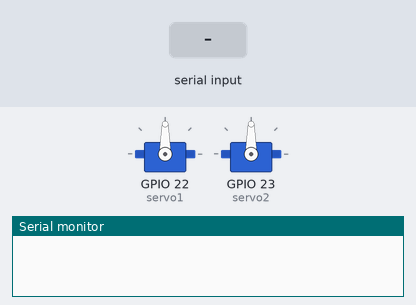
The sketch below on a simulated ESP32. Parts: 2 × servo, the last lines printed to the serial monitor. The test bench sets the inputs (shaded band).

Above: at 1.2 s.
1.3 s: "90,45\n" received over Serial
At 2.5 s:
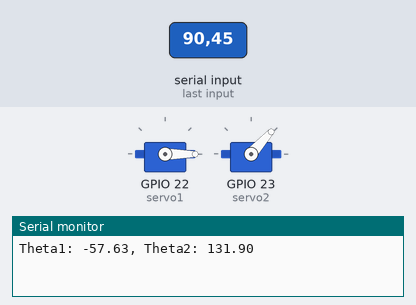
2.8 s: "30,150\n" received over Serial
At 4.6 s:
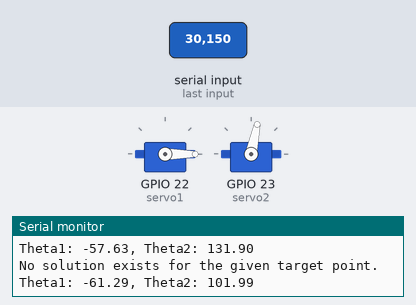
5.3 s: "200\n" received over Serial
At 7.5 s:
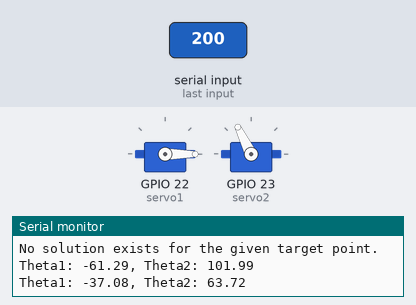
7.8 s: "1,90,45\n" received over Serial
At 9.6 s:
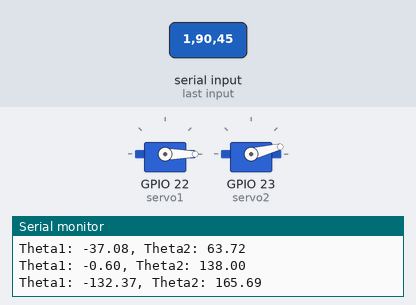
10.3 s: "90\n" received over Serial
At 12.7 s:
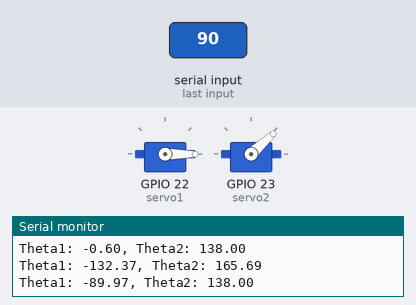
Timing chart, 0 to 13.8 s (numbered marks = the images above; inputs shaded):
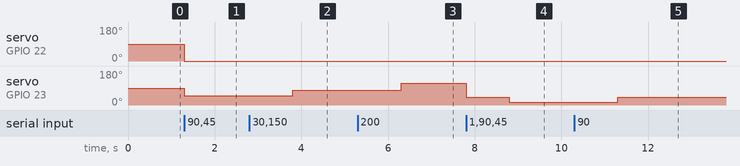

Measured:
- after the input at 1.3 s, servo on GPIO 22 (servo1): 90° → 0° at once; servo on GPIO 23 (servo2): 90° → 48° at once
- after the input at 2.8 s, servo on GPIO 23 (servo2): 48° → 78° after 1.0 s
- after the input at 5.3 s, servo on GPIO 23 (servo2): 78° → 116° after 1.0 s
- after the input at 7.8 s, servo on GPIO 23 (servo2): 116° → 42° at once, → 14° 1.0 s later
- after the input at 10.3 s, servo on GPIO 23 (servo2): 14° → 42° after 1.0 s

The sketch:

test-3.ino
```cpp
#include <ESP32Servo.h>
#include <math.h>

Servo servo1; // Create a servo object for the first servo
Servo servo2; // Create a servo object for the second servo
//70

const float L1 = 100.0;  // Length of the first link
const float L2 = 134.5;  // Length of the second link

void setup() {
  servo1.attach(22);  // Attach servo 1 to pin 9
  servo2.attach(23); // Attach servo 2 to pin 10
  Serial.begin(9600);
}

void loop() {


  if (Serial.available() > 0) {
    float targetX, targetY;
    float theta1, theta2;

    // Read the X and Y coordinates of the target point from serial input
    targetX = Serial.parseFloat();
    targetY = Serial.parseFloat();

    // Calculate the inverse kinematics
    float r = sqrt(targetX * targetX + targetY * targetY);

    if (r > L1 + L2) {
      Serial.println("Target point is out of reach.");
      return;
    }

    float cosTheta2 = (r * r - L1 * L1 - L2 * L2) / (2 * L1 * L2);
    if (abs(cosTheta2) > 1) {
      Serial.println("No solution exists for the given target point.");
      return;
    }

    theta2 = acos(cosTheta2);

    float alpha = atan2(targetY, targetX);
    float beta = acos((L1 * L1 + r * r - L2 * L2) / (2 * L1 * r));
    theta1 = alpha - beta;

    // Convert angles from radians to degrees
    theta1 = degrees(theta1);
    theta2 = degrees(theta2);


    // back left
    servo1.write(theta1);
    servo2.write(180 - theta2);


    Serial.print("Theta1: ");
    Serial.print(theta1);
    Serial.print(", Theta2: ");
    Serial.println(theta2);
  }
}
```
